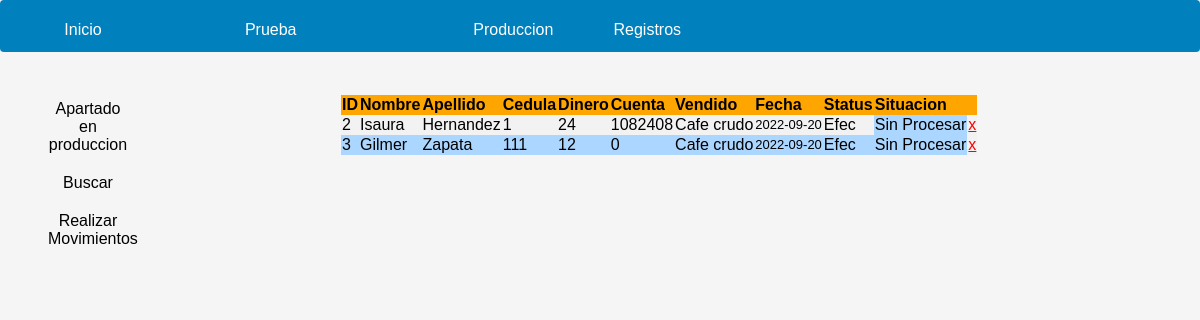
The app's page /Codigo/bodega/apartadoenproduccion.php with its own data.
### tables this page shows
CREATE TABLE `ventas` (
  `id` int(20) UNSIGNED NOT NULL,
  `Nombre` varchar(18) NOT NULL,
  `Apellido` varchar(18) NOT NULL,
  `Cedula` int(11) NOT NULL,
  `Dinero` int(50) NOT NULL,
  `Cuenta` int(21) NOT NULL,
  `Vendido` varchar(20) NOT NULL,
  `Fecha` date NOT NULL,
  `Status` varchar(4) NOT NULL,
  `Movimiento` text NOT NULL,
  `Saldo` bigint(20) DEFAULT NULL,
  `Situacion` varchar(20) NOT NULL,
  `Latas` int(10) NOT NULL,
  `Kg` int(10) NOT NULL,
  `NumReferencia` int(20) NOT NULL,
  `Nota` varchar(120) NOT NULL,
  `Procesado` varchar(2) NOT NULL
);

### Codigo/bodega/apartadoenproduccion.php (the view, shortened to what this page needs)
<!DOCTYPE html>
<html>
<head>
	<link rel="stylesheet" type="text/css" href="/Codigo/css/barras/estilos_barra_navegacion.css">
	<link rel="stylesheet" type="text/css" href="/Codigo/css/mihojadeestilos.css">
	<link rel="stylesheet" type="text/css" href="/Codigo/css/registros/registrar_datos.css">
</head>
<body>
	<div id="barras" >
	<?php
		require_once "../../Codigo/barras/barra_bodega.php";
		?>
		<div class="tablamovimientos">
		<?php
		$conexion=mysqli_connect('localhost','root','','datos_cafe');
				$blancoazul=0;
				$consulta="SELECT * FROM ventas WHERE Situacion='Sin procesar'";
				$resultado=mysqli_query($conexion, $consulta);
		if(mysqli_num_rows($resultado)>0){
                       echo "<table width='30%' align='center' style='background-color:orange;padding:2px;border-radius:0px;white-space:pre;border-collapse:collapse;'>";
                        echo"<tr><td style=border:10;background:orange;color:black;width:100%;'><b>ID</b></td>";
                        echo"<td style=border:10;background:orange;color:black;width:100%;'><b>Nombre</b></td>";
                        echo"<td style=border:10;background:orange;color:black;width:100%;'><b>Apellido</b></td>";
                        echo"<td style=border:10;background:orange;color:black;width:100%;'><b>Cedula</b></td>";
                        echo"<td style=border:10;background:orange;color:black;width:100%;'><b>Dinero</b></td>";
                        echo"<td style=border:10;background:orange;color:black;width:100%;'><b>Cuenta</b></td>";
                        echo"<td style=border:10;background:orange;color:black;'><b>Vendido</b></td>";
                        echo"<td style=border:10;background:orange;color:black;'><b>Fecha</b></td>";
                        echo"<td style=border:10;background:orange;color:black;'><b>Status</b></td>";
                        echo"<td style=border:10;background:orange;color:black;'><b>Situacion</b></td></tr>";
                        while ($fila=$resultado->fetch_row()){
                            $blancoazul++;
                            if($blancoazul%2){
                            echo "<tr><td style='border:0;background:#f2f2f2;color:black'>$fila[0]</td>";
                            echo "<td style='border:0;background:#f2f2f2;color:black;'>$fila[1]</td>";
                            echo "<td style='border:0;background:#f2f2f2;color:black'>$fila[2]</td>";
                            echo "<td style='border:0;background:#f2f2f2;color:black'>$fila[3]</td>";
                            echo "<td style='border:0;background:#f2f2f2;color:black'>$fila[4]</td>";
                            echo "<td style='border:0;background:#f2f2f2;color:black'>$fila[5]</td>";
                            echo "<td style='border:0;background:#f2f2f2;color:black'>$fila[6]</td>";
                            echo "<td style='border:0;background:#f2f2f2;color:black;font-size:13px;'>$fila[7]</td>";
                            echo "<td style='border:0;background:#f2f2f2;color:black'>$fila[8]</td>";
                            echo "<td style='border:0;background:#ABD6FF;color:black'>$fila[11]</td>";
                            echo "<td id='registros' style='border:0;background:#f2f2f2;color:black'><a href='/Codigo/bodega/apartadoenproduccion.php?procesado=$fila[0]' style='color:red;display:inline'>x</a></td></tr>";
                        }else{
                                echo "<tr><td style='border:0;background:#ABD6FF;color:black'>$fila[0]</td>";
                            echo "<td style='border:0;background:#ABD6FF;color:black;'>$fila[1]</td>";
                            echo "<td style='border:0;background:#ABD6FF;color:black'>$fila[2]</td>";
                            echo "<td style='border:0;background:#ABD6FF;color:black'>$fila[3]</td>";
                            echo "<td style='border:0;background:#ABD6FF;color:black'>$fila[4]</td>";
                            echo "<td style='border:0;background:#ABD6FF;color:black'>$fila[5]</td>";
                            echo "<td style='border:0;background:#ABD6FF;color:black'>$fila[6]</td>";
                            echo "<td style='border:0;background:#ABD6FF;color:black;font-size:13px;'>$fila[7]</td>";
                            echo "<td style='border:0;background:#ABD6FF;color:black'>$fila[8]</td>";
                            echo "<td style='border:0;background:#ABD6FF;color:black'>$fila[11]</td>";
                            echo "<td id='registros' style='border:0;background:#f2f2f2;color:black'><a href='/Codigo/bodega/apartadoenproduccion.php?procesado=$fila[0]' style='color:red;display:inline'>x</a></td></tr>";
                            }
                        }
                    }else{
                    echo "<tr><td style='color:white'>Sin resultados</td></tr>";
                    }
                    echo "</table>";
	?>
	</div>
</body>
</html>

### Codigo/css/barras/estilos_barra_navegacion.css (style rules this page uses)
nav ul { display: inline; }
#navegacionprincipal { left: 0; position: fixed; top:0px; z-index: 100; background-color:#0080BC; border-radius: 4px; width: 100%; margin-bottom: 20px; max-height: 100px; }
#navegacionprincipal a { text-decoration: none; color:white; transition:all .3s; }
li { border-radius: 4px; display: inline-grid; margin-left: 30px; margin-bottom: 10px; transition: all .3s; width:80px; text-align: center; min-width: 100px; box-shadow:0px 0px 0px white; }
#tablenav { width:100%; }

### Codigo/css/mihojadeestilos.css (style rules this page uses)
body { font-family: arial,verdana; border-radius: 10px; background-color:whitesmoke; }

### Codigo/bodega/apartadoenproduccion.php (style rules this page uses)
.tablamovimientos { margin-left: 10%; margin-top:8%; }

### records on screen
ventas: id "2", Nombre "Isaura", Apellido "Hernandez", Cedula "1", Dinero "24", Cuenta "1082408", Vendido "Cafe crudo", Fecha "2022-09-20", Status "Efec", Situacion "Sin Procesar"
ventas: id "3", Nombre "Gilmer", Apellido "Zapata", Cedula "111", Dinero "12", Cuenta "0", Vendido "Cafe crudo", Fecha "2022-09-20", Status "Efec", Situacion "Sin Procesar"
